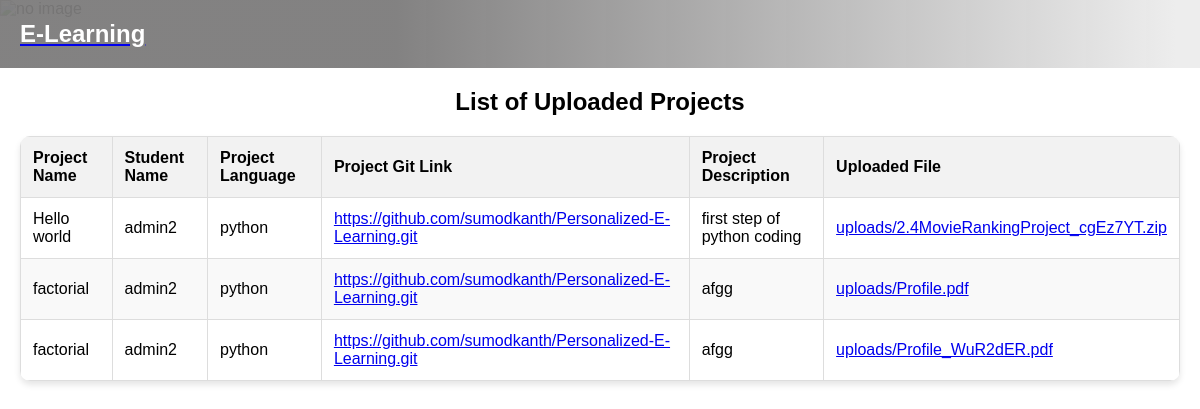
The app's page /accounts/project_list/ with its own data.
### accounts/models.py (models this page shows, shortened)
class UploadedFile(models.Model):
    file = models.FileField(upload_to='uploads/')
    student = models.ForeignKey(settings.AUTH_USER_MODEL, on_delete=models.CASCADE)
    project_name = models.CharField(max_length=100)
    project_language = models.CharField(max_length=50)
    git_link = models.URLField()
    project_description = models.TextField()

class CustUser(AbstractUser):
    phone = models.IntegerField(null=True)
    options = (
        ('Male', 'Male'),
        ('Female', 'Female'),
        ('Others', 'Others')
    )
    gender = models.CharField(max_length=100, choices=options, null=True, default='Male')
    age = models.IntegerField(null=True)
    is_active_basic = models.BooleanField(default=False,null=True,blank=True)
    is_active_inter = models.BooleanField(default=False,null=True,blank=True)
    is_active_adv = models.BooleanField(default=False,null=True,blank=True)
    is_active_coding = models.BooleanField(default=False,null=True,blank=True)

### accounts/views.py (the view)
# urls.py: path('project_list/', project_list, name='project_list'),
def project_list(request):
    projects = UploadedFile.objects.all()
    return render(request, 'project_list.html', {'projects': projects})

### exam/templates/project_list.html (shortened to what this page needs)
<!DOCTYPE html>
<html lang="en">
{% load static %}
<head>
</head>
<body>
    <section id="one">
        <nav class="navbar">
            <div class="nav-logo">
                <a href="{% url 'h' %}"><h2>E-Learning</h2></a>
            </div>
        </nav>
    </section>
<div class="bg-img">
    <img src="{% static 'images/learning.jpg' %}" alt="no image">
</div>
    <div class="container">
        <h2 style="text-align:center">List of Uploaded Projects</h2>
        <table>
            <thead>
                <tr>
                    <th>Project Name</th>
                    <th>Student Name</th>
                    <th>Project Language</th>
                    <th>Project Git Link</th>
                    <th>Project Description</th>
                    <th>Uploaded File</th>
                </tr>
            </thead>
            <tbody>
                {% for project in projects %}
                <tr>
                    <td>{{ project.project_name }}</td>
                    <td>{{ project.student }}</td>
                    <td>{{ project.project_language }}</td>
                    <td><a href="{{ project.git_link }}">{{ project.git_link }}</a></td>
                    <td>{{ project.project_description }}</td>
                    <td><a href="{% url 'download_project' project.id %}">{{ project.file.name }}</a></td>
                </tr>
                {% empty %}
                <tr>
                    <td colspan="6">No projects uploaded yet.</td>
                </tr>
                {% endfor %}
            </tbody>
        </table>
    </div>
</body>
</html>

### exam/templates/project_list.html (style rules this page uses)
body { font-family: Arial, sans-serif; margin: 0; padding: 0; }
.bg-img { position: fixed; top: 0; left: 0; width: 100%; height: 100%; z-index: -1; }
.bg-img img { width: 100%; height: 100%; object-fit: cover; }
.navbar { background: rgb(124,123,123); background: linear-gradient(90deg, rgba(124,123,123,0.9501050420168067) 33%, rgba(237,237,237,1) 98%); color: white; padding: 20px; }
.navbar h2 { margin: 0; color: white; transition: color 0.3s; }
table { width: 100%; border-collapse: collapse; margin-top: 20px; background-color: white; border-radius: 10px; overflow: hidden; box-shadow: 0 4px 6px rgba(0, 0, 0, 0.1); }
th, td { border: 1px solid #dddddd; text-align: left; padding: 12px; }
th { background-color: #f2f2f2; }
tr:nth-child(even) { background-color: #f9f9f9; }
.container { margin: 20px; }

### records on screen
UploadedFile: project_name "Hello world", student "admin2", project_language "python", git_link "https://github.com/sumodkanth/Personalized-E-Learning.git", project_description "first step of python coding", file.name "uploads/2.4MovieRankingProject_cgEz7YT.zip"
UploadedFile: project_name "factorial", student "admin2", project_language "python", git_link "https://github.com/sumodkanth/Personalized-E-Learning.git", project_description "afgg", file.name "uploads/Profile.pdf"
UploadedFile: project_name "factorial", student "admin2", project_language "python", git_link "https://github.com/sumodkanth/Personalized-E-Learning.git", project_description "afgg", file.name "uploads/Profile_WuR2dER.pdf"
